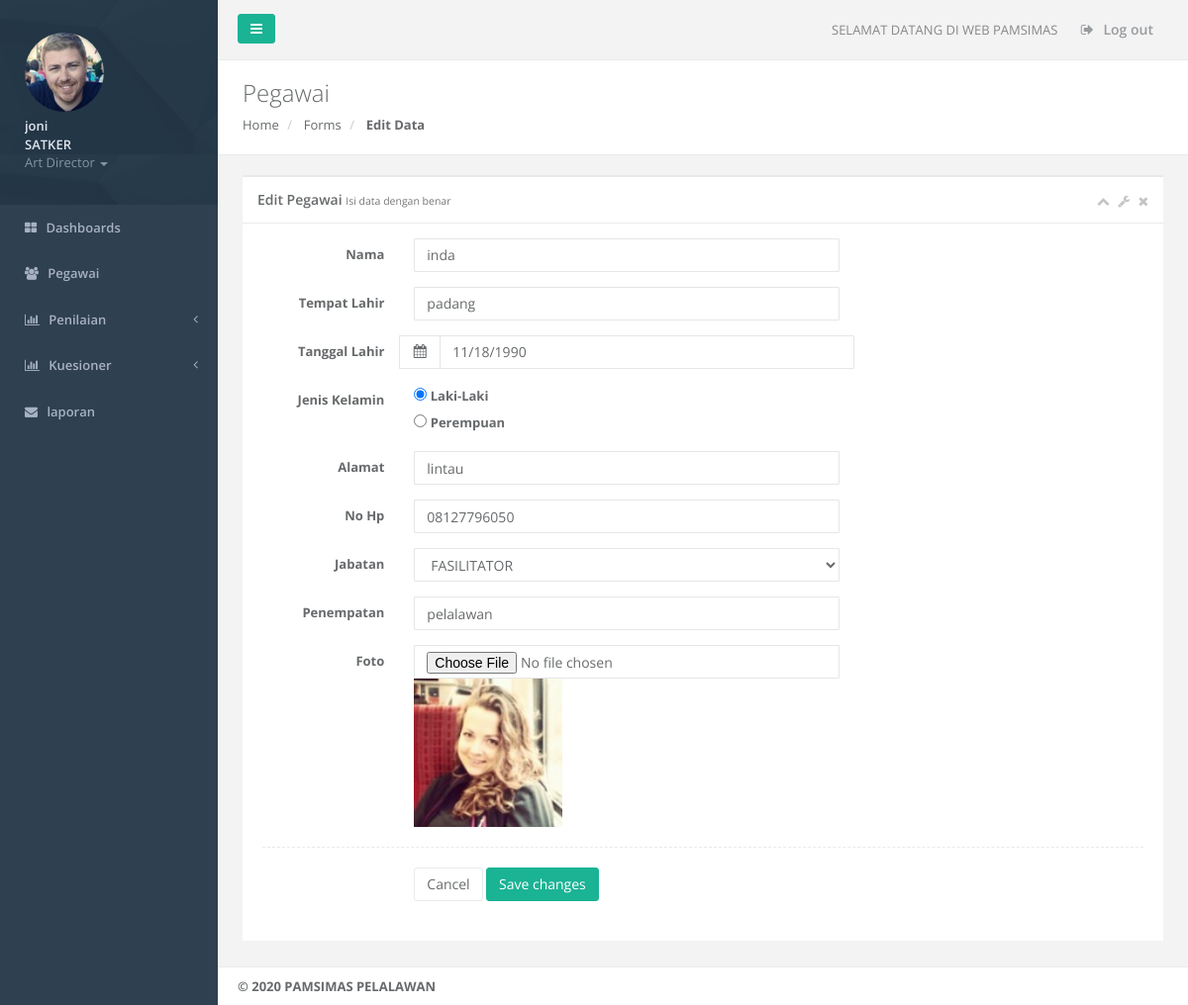
The page /pegawai_edit.php?id=3 (signed in) on the database its author committed.
### tables this page shows
CREATE TABLE IF NOT EXISTS `pegawai` (
  `pegawai_id` int(11) NOT NULL AUTO_INCREMENT,
  `pegawai_nama` varchar(50) NOT NULL,
  `pegawai_tmp_lahir` varchar(125) NOT NULL,
  `pegawai_tgl_lahir` varchar(122) NOT NULL,
  `pegawai_jenis_kelamin` varchar(20) NOT NULL,
  `pegawai_alamat` varchar(125) NOT NULL,
  `pegawai_no_hp` varchar(50) NOT NULL,
  `pegawai_jabatan` varchar(125) NOT NULL,
  `pegawai_penempatan` varchar(125) NOT NULL,
  `pegawai_foto` varchar(225) NOT NULL,
  `username` varchar(50) NOT NULL,
  `password` varchar(225) NOT NULL,
  PRIMARY KEY (`pegawai_id`)
);

### pegawai_edit.php (the view, shortened to what this page needs)
<?php include "config.php";
if (empty($_SESSION['username']) AND
    empty($_SESSION['password']))
    {include "login.php";}
    else {
        if ($_SESSION['jabatan'] == "SATKER") {
?>
<!DOCTYPE html>
<html>
<head>
    <link href="css/bootstrap.min.css" rel="stylesheet">
    <link href="font-awesome/css/font-awesome.css" rel="stylesheet">
    <link href="css/plugins/iCheck/custom.css" rel="stylesheet">
    <link href="css/plugins/chosen/bootstrap-chosen.css" rel="stylesheet">
    <link href="css/plugins/bootstrap-tagsinput/bootstrap-tagsinput.css" rel="stylesheet">
    <link href="css/plugins/colorpicker/bootstrap-colorpicker.min.css" rel="stylesheet">
    <link href="css/plugins/cropper/cropper.min.css" rel="stylesheet">
    <link href="css/plugins/switchery/switchery.css" rel="stylesheet">
    <link href="css/plugins/jasny/jasny-bootstrap.min.css" rel="stylesheet">
    <link href="css/plugins/nouslider/jquery.nouislider.css" rel="stylesheet">
    <link href="css/plugins/datapicker/datepicker3.css" rel="stylesheet">
    <link href="css/plugins/ionRangeSlider/ion.rangeSlider.css" rel="stylesheet">
    <link href="css/plugins/ionRangeSlider/ion.rangeSlider.skinFlat.css" rel="stylesheet">
    <link href="css/plugins/awesome-bootstrap-checkbox/awesome-bootstrap-checkbox.css" rel="stylesheet">
    <link href="css/plugins/clockpicker/clockpicker.css" rel="stylesheet">
    <link href="css/plugins/daterangepicker/daterangepicker-bs3.css" rel="stylesheet">
    <link href="css/plugins/select2/select2.min.css" rel="stylesheet">
    <link href="css/plugins/touchspin/jquery.bootstrap-touchspin.min.css" rel="stylesheet">
    <link href="css/plugins/dualListbox/bootstrap-duallistbox.min.css" rel="stylesheet">
    <link href="css/animate.css" rel="stylesheet">
    <link href="css/style.css" rel="stylesheet">
</head>
<body>
    <div id="wrapper">
    <nav class="navbar-default navbar-static-side" role="navigation">
       <?php
               include "sidebar.php";  ?>
    </nav>
        <div id="page-wrapper" class="gray-bg">
        <div class="row border-bottom">
        <nav class="navbar navbar-static-top" role="navigation" style="margin-bottom: 0">
        <?php include "navbar.php";  ?>
        </nav>
        </div>
        <div class="row wrapper border-bottom white-bg page-heading">
                <div class="col-lg-10">
                    <h2>Pegawai</h2>
                    <ol class="breadcrumb">
                        <li>
                            <a href="index.php">Home</a>
                        </li>
                        <li>
                            <a>Forms</a>
                        </li>
                        <li class="active">
                            <strong>Edit Data</strong>
                        </li>
                    </ol>
                </div>
                <div class="col-lg-2">
                </div>
            </div>
        <div class="wrapper wrapper-content animated fadeInRight">
            <div class="row">
                    <div class="col-lg-12">
                        <div class="ibox float-e-margins">
                            <div class="ibox-title">
                                <h5>Edit Pegawai <small>Isi data dengan benar</small></h5>
                                <div class="ibox-tools">
                                    <a class="collapse-link">
                                        <i class="fa fa-chevron-up"></i>
                                    </a>
                                    <a class="dropdown-toggle" data-toggle="dropdown" href="#">
                                        <i class="fa fa-wrench"></i>
                                    </a>
                                    <a class="close-link">
                                        <i class="fa fa-times"></i>
                                    </a>
                                </div>
                            </div>
                            <div class="ibox-content">
                                <form enctype="multipart/form-data" class="form-horizontal" method="post" action="pegawai_edit_proses.php">
                                    <?php
                                    $queri = "SELECT * FROM pegawai WHERE pegawai_id='$_GET[id]'";
                                    $hasil = mysqli_query($koneksi, $queri);
                                    $data=mysqli_fetch_assoc($hasil);
                                    ?>
                                    <div class="form-group">
                                        <label class="col-sm-2 control-label">Nama</label>
                                        <div class="col-sm-6">
                                            <input type="text" class="form-control"  name="nama" value="<?php echo "$data[pegawai_nama]"; ?>" >
                                        </div>
                                    </div>
                                    <div class="form-group">
                                        <label class="col-sm-2 control-label">Tempat Lahir</label>
                                        <div class="col-sm-6">
                                            <input type="text" class="form-control"  name="tmp_lahir" value="<?php echo "$data[pegawai_tmp_lahir]"; ?>" >
                                        </div>
                                    </div>
                                     <div class="form-group" id="data_3">
                                        <label class="col-sm-2 control-label">Tanggal Lahir</label>
                                        <div class="col-sm-6 input-group date">
                                            <span class="input-group-addon"><i class="fa fa-calendar"></i></span>
                                            <input type="text" class="form-control" name="tgl" value="<?php echo "$data[pegawai_tgl_lahir]"; ?>" >
                                        </div>
                                    </div>
                                    <div class="form-group">
                                        <label class="col-sm-2 control-label">Jenis Kelamin <br/></label>
                                        <div class="col-sm-6">
                                           <?php if ($data['pegawai_jenis_kelamin'] =="laki-laki") {
                                               echo " <div class='i-checks'>
                                                <label>
                                                    <input type='radio' value='laki-laki' name='j_kl' checked=''>
                                                    <i></i> Laki-Laki
                                                </label>
                                                </div>
                                            <div class='i-checks'>
                                                <label>
                                                 <input type='radio' value='perempuan' name='j_kl'>
                                                  <i></i> Perempuan
                                              </label>
                                          </div> ";
                                           } ?>
                                        </div>
                                    </div>
                                    <div class="form-group">
                                        <label class="col-sm-2 control-label">Alamat</label>
                                        <div class="col-sm-6">
                                            <input type="text" class="form-control" name="alamat" id="alamat" value="<?php echo "$data[pegawai_alamat]"; ?>" >
                                        </div>
                                    </div>
                                    <div class="form-group">
                                        <label class="col-sm-2 control-label">No Hp</label>
                                        <div class="col-sm-6">
                                            <input type="text" class="form-control"  name="no_hp" value="<?php echo "$data[pegawai_no_hp]"; ?>" >
                                        </div>
                                    </div>
                                     <div class="form-group">
                                        <label class="col-sm-2 control-label">Jabatan</label>
                                            <div class="col-sm-6">
                                            <select class="form-control" name="jabatan">
                                                <option><?php echo "$data[pegawai_jabatan]"; ?> </option>
                                            </select>
                                    </div>
                                    </div>
                                    <div class="form-group">
                                        <label class="col-sm-2 control-label">Penempatan</label>
                                        <div class="col-sm-6">
                                            <input type="text" class="form-control"  name="Penempatan" id="Penempatan" value="<?php echo "$data[pegawai_penempatan]"; ?>" >
                                        </div>
                                    </div>
                                    <div class="form-group">
                                        <label class="col-lg-2 control-label">Foto</label>
                                        <div class="col-lg-6">
                                            <input type="file" class="form-control" name="gambar" id="gambar">
                                            <?php echo "<img src='foto/$data[pegawai_foto]' width='150px'>"; ?>
                                        </div>
                                    </div>
                                    <div class="hr-line-dashed"></div>
                                    <div class="form-group">
                                        <div class="col-sm-4 col-sm-offset-2">
                                            <a href="pegawai_view.php" class="btn btn-white">Cancel</a>
                                            <button class="btn btn-primary" type="submit">Save changes</button>
                                        </div>
                                    </div>
                                </form>
                            </div>
                        </div>
                    </div>
                </div>
        </div>
        <div class="footer">
            <?php include "footer.php"; ?>
        </div>
        </div>
                    </div>
</body>
</html>
<?php
      }else{ include "home.php";} }; ?>

### rows shown on the page
pegawai: nama "inda", tmp_lahir "padang", tgl "11/18/1990", alamat "lintau", no_hp "08127796050", jabatan "FASILITATOR", Penempatan "pelalawan", pegawai_foto (picture)

### other values the page prints
$_SESSION[nama] "joni"
$_SESSION[jabatan] "SATKER"
